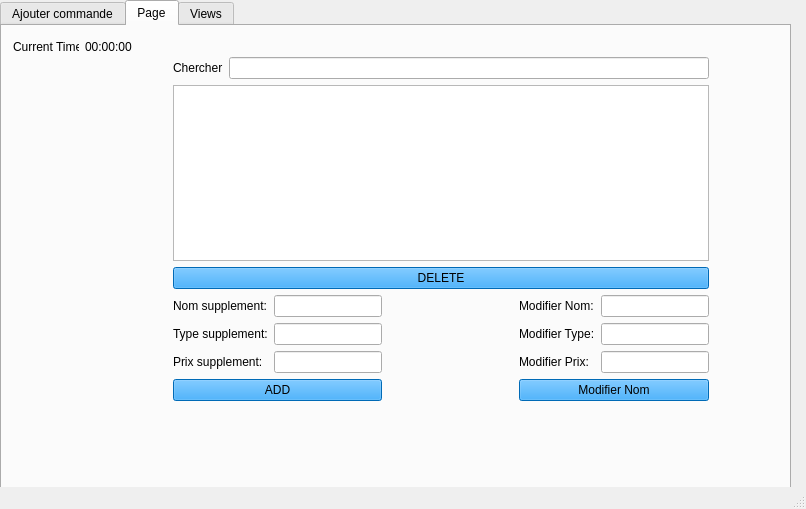
<?xml version="1.0" encoding="UTF-8"?>
<ui version="4.0">
 <class>MainWindow</class>
 <widget class="QMainWindow" name="MainWindow">
  <property name="geometry">
   <rect>
    <x>0</x>
    <y>0</y>
    <width>806</width>
    <height>509</height>
   </rect>
  </property>
  <property name="font">
   <font>
    <family>MS Shell Dlg 2</family>
   </font>
  </property>
  <property name="windowTitle">
   <string>Gestion des Clients</string>
  </property>
  <widget class="QWidget" name="Ajoutercommande">
   <widget class="QTabWidget" name="Tab_commandes">
    <property name="geometry">
     <rect>
      <x>0</x>
      <y>0</y>
      <width>791</width>
      <height>491</height>
     </rect>
    </property>
    <property name="styleSheet">
     <string notr="true">background-image: url(:/new/prefix1/folda/back.png);</string>
    </property>
    <property name="currentIndex">
     <number>1</number>
    </property>
    <widget class="QWidget" name="tab_7">
     <attribute name="title">
      <string>Ajouter commande</string>
     </attribute>
     <widget class="QTableView" name="Tab">
      <property name="geometry">
       <rect>
        <x>180</x>
        <y>80</y>
        <width>441</width>
        <height>231</height>
       </rect>
      </property>
     </widget>
     <widget class="QWidget" name="gridLayoutWidget">
      <property name="geometry">
       <rect>
        <x>260</x>
        <y>320</y>
        <width>271</width>
        <height>41</height>
       </rect>
      </property>
      <layout class="QGridLayout" name="gridLayout">
       <item row="0" column="0">
        <widget class="QPushButton" name="Supprimer">
         <property name="statusTip">
          <string extracomment="Cliquez pour supprimer"/>
         </property>
         <property name="styleSheet">
          <string notr="true">QPushButton {
background-color:#0094ff;
font: 8pt &quot;MS Shell Dlg 2&quot;;

}
QPushButton:hover
{background-color: rgb(70, 144, 255);
color :white;


}</string>
         </property>
         <property name="text">
          <string>Supprimer Commande N°:</string>
         </property>
         <property name="icon">
          <iconset>
           <normaloff>../../../../../Downloads/Final/E-Health_care_2A12-remote/folda/delete.PNG</normaloff>../../../../../Downloads/Final/E-Health_care_2A12-remote/folda/delete.PNG</iconset>
         </property>
        </widget>
       </item>
      </layout>
     </widget>
     <widget class="QWidget" name="layoutWidget_2">
      <property name="geometry">
       <rect>
        <x>0</x>
        <y>0</y>
        <width>141</width>
        <height>41</height>
       </rect>
      </property>
      <layout class="QGridLayout" name="gridLayout_4">
       <item row="0" column="3">
        <widget class="QLabel" name="lbl_time_2">
         <property name="text">
          <string>00:00:00</string>
         </property>
        </widget>
       </item>
       <item row="0" column="2">
        <spacer name="horizontalSpacer_4">
         <property name="orientation">
          <enum>Qt::Horizontal</enum>
         </property>
         <property name="sizeHint" stdset="0">
          <size>
           <width>40</width>
           <height>20</height>
          </size>
         </property>
        </spacer>
       </item>
       <item row="0" column="4">
        <spacer name="horizontalSpacer_5">
         <property name="orientation">
          <enum>Qt::Horizontal</enum>
         </property>
         <property name="sizeHint" stdset="0">
          <size>
           <width>40</width>
           <height>20</height>
          </size>
         </property>
        </spacer>
       </item>
       <item row="0" column="1">
        <widget class="QLabel" name="label_3">
         <property name="text">
          <string>Current Time:</string>
         </property>
        </widget>
       </item>
       <item row="0" column="0">
        <spacer name="horizontalSpacer_6">
         <property name="orientation">
          <enum>Qt::Horizontal</enum>
         </property>
         <property name="sizeHint" stdset="0">
          <size>
           <width>40</width>
           <height>20</height>
          </size>
         </property>
        </spacer>
       </item>
      </layout>
     </widget>
     <widget class="QWidget" name="layoutWidget_3">
      <property name="geometry">
       <rect>
        <x>180</x>
        <y>60</y>
        <width>441</width>
        <height>22</height>
       </rect>
      </property>
      <layout class="QHBoxLayout" name="horizontalLayout_8">
       <item>
        <widget class="QLabel" name="label_14">
         <property name="text">
          <string>Chercher</string>
         </property>
        </widget>
       </item>
       <item>
        <widget class="QLineEdit" name="serchcom"/>
       </item>
      </layout>
     </widget>
     <widget class="QWidget" name="">
      <property name="geometry">
       <rect>
        <x>30</x>
        <y>170</y>
        <width>141</width>
        <height>51</height>
       </rect>
      </property>
      <layout class="QVBoxLayout" name="verticalLayout_3">
       <item>
        <layout class="QHBoxLayout" name="horizontalLayout_6">
         <item>
          <widget class="QLabel" name="label_12">
           <property name="text">
            <string>Entrer Votre ID:</string>
           </property>
          </widget>
         </item>
         <item>
          <widget class="QLineEdit" name="ID_Employe"/>
         </item>
        </layout>
       </item>
       <item>
        <widget class="QPushButton" name="pushButton_5">
         <property name="text">
          <string>Nouvelle Commande</string>
         </property>
        </widget>
       </item>
      </layout>
     </widget>
    </widget>
    <widget class="QWidget" name="tab">
     <attribute name="title">
      <string>Page</string>
     </attribute>
     <widget class="QWidget" name="gridLayoutWidget_2">
      <property name="geometry">
       <rect>
        <x>560</x>
        <y>50</y>
        <width>77</width>
        <height>31</height>
       </rect>
      </property>
      <layout class="QGridLayout" name="gridLayout_7"/>
     </widget>
     <widget class="QWidget" name="layoutWidget_5">
      <property name="geometry">
       <rect>
        <x>0</x>
        <y>0</y>
        <width>141</width>
        <height>41</height>
       </rect>
      </property>
      <layout class="QGridLayout" name="gridLayout_10">
       <item row="0" column="3">
        <widget class="QLabel" name="lbl_time_3">
         <property name="text">
          <string>00:00:00</string>
         </property>
        </widget>
       </item>
       <item row="0" column="2">
        <spacer name="horizontalSpacer_10">
         <property name="orientation">
          <enum>Qt::Horizontal</enum>
         </property>
         <property name="sizeHint" stdset="0">
          <size>
           <width>40</width>
           <height>20</height>
          </size>
         </property>
        </spacer>
       </item>
       <item row="0" column="4">
        <spacer name="horizontalSpacer_11">
         <property name="orientation">
          <enum>Qt::Horizontal</enum>
         </property>
         <property name="sizeHint" stdset="0">
          <size>
           <width>40</width>
           <height>20</height>
          </size>
         </property>
        </spacer>
       </item>
       <item row="0" column="1">
        <widget class="QLabel" name="label_11">
         <property name="text">
          <string>Current Time:</string>
         </property>
        </widget>
       </item>
       <item row="0" column="0">
        <spacer name="horizontalSpacer_12">
         <property name="orientation">
          <enum>Qt::Horizontal</enum>
         </property>
         <property name="sizeHint" stdset="0">
          <size>
           <width>40</width>
           <height>20</height>
          </size>
         </property>
        </spacer>
       </item>
      </layout>
     </widget>
     <widget class="QWidget" name="">
      <property name="geometry">
       <rect>
        <x>160</x>
        <y>20</y>
        <width>558</width>
        <height>366</height>
       </rect>
      </property>
      <layout class="QVBoxLayout" name="verticalLayout_4">
       <item>
        <layout class="QHBoxLayout" name="horizontalLayout_7">
         <item>
          <widget class="QLabel" name="label_13">
           <property name="text">
            <string>Chercher</string>
           </property>
          </widget>
         </item>
         <item>
          <widget class="QLineEdit" name="serchsup"/>
         </item>
        </layout>
       </item>
       <item>
        <widget class="QTableView" name="Tab3_2"/>
       </item>
       <item>
        <widget class="QPushButton" name="Delete_sup">
         <property name="statusTip">
          <string extracomment="Cliquez pour supprimer"/>
         </property>
         <property name="styleSheet">
          <string notr="true">QPushButton {
background-color:#0094ff;
font: 8pt &quot;MS Shell Dlg 2&quot;;

}
QPushButton:hover
{background-color: rgb(70, 144, 255);
color :white;


}</string>
         </property>
         <property name="text">
          <string>DELETE</string>
         </property>
         <property name="icon">
          <iconset>
           <normaloff>../../../../../Downloads/Final/E-Health_care_2A12-remote/folda/delete.PNG</normaloff>../../../../../Downloads/Final/E-Health_care_2A12-remote/folda/delete.PNG</iconset>
         </property>
        </widget>
       </item>
       <item>
        <layout class="QHBoxLayout" name="horizontalLayout_5">
         <item>
          <layout class="QVBoxLayout" name="verticalLayout">
           <item>
            <layout class="QGridLayout" name="gridLayout_9">
             <item row="1" column="1">
              <widget class="QLineEdit" name="lineEdit_Type_supp"/>
             </item>
             <item row="0" column="0">
              <widget class="QLabel" name="label">
               <property name="text">
                <string>Nom supplement:</string>
               </property>
              </widget>
             </item>
             <item row="2" column="0">
              <widget class="QLabel" name="label_5">
               <property name="text">
                <string>Prix supplement:</string>
               </property>
              </widget>
             </item>
             <item row="0" column="1">
              <widget class="QLineEdit" name="lineEdit_nom_supp"/>
             </item>
             <item row="2" column="1">
              <widget class="QLineEdit" name="lineEdit_prix_supp"/>
             </item>
             <item row="1" column="0">
              <widget class="QLabel" name="label_4">
               <property name="text">
                <string>Type supplement:</string>
               </property>
              </widget>
             </item>
            </layout>
           </item>
           <item>
            <widget class="QPushButton" name="ADD_supp">
             <property name="styleSheet">
              <string notr="true">QPushButton {
background-color:#0094ff;
font: 8pt &quot;MS Shell Dlg 2&quot;;

}
QPushButton:hover
{background-color: rgb(70, 144, 255);
color :white;


}</string>
             </property>
             <property name="text">
              <string>ADD</string>
             </property>
             <property name="icon">
              <iconset>
               <normaloff>../../../../../Downloads/Final/E-Health_care_2A12-remote/folda/add.PNG</normaloff>../../../../../Downloads/Final/E-Health_care_2A12-remote/folda/add.PNG</iconset>
             </property>
            </widget>
           </item>
          </layout>
         </item>
         <item>
          <spacer name="horizontalSpacer_8">
           <property name="orientation">
            <enum>Qt::Horizontal</enum>
           </property>
           <property name="sizeHint" stdset="0">
            <size>
             <width>40</width>
             <height>20</height>
            </size>
           </property>
          </spacer>
         </item>
         <item>
          <spacer name="horizontalSpacer_9">
           <property name="orientation">
            <enum>Qt::Horizontal</enum>
           </property>
           <property name="sizeHint" stdset="0">
            <size>
             <width>40</width>
             <height>20</height>
            </size>
           </property>
          </spacer>
         </item>
         <item>
          <spacer name="horizontalSpacer_7">
           <property name="orientation">
            <enum>Qt::Horizontal</enum>
           </property>
           <property name="sizeHint" stdset="0">
            <size>
             <width>40</width>
             <height>20</height>
            </size>
           </property>
          </spacer>
         </item>
         <item>
          <layout class="QVBoxLayout" name="verticalLayout_2">
           <item>
            <layout class="QGridLayout" name="gridLayout_6">
             <item row="2" column="1">
              <widget class="QLineEdit" name="lineEdit_prix_sup"/>
             </item>
             <item row="0" column="0">
              <widget class="QLabel" name="label_6">
               <property name="text">
                <string>Modifier Nom:</string>
               </property>
              </widget>
             </item>
             <item row="1" column="0">
              <widget class="QLabel" name="label_8">
               <property name="text">
                <string>Modifier Type:</string>
               </property>
              </widget>
             </item>
             <item row="2" column="0">
              <widget class="QLabel" name="label_10">
               <property name="text">
                <string>Modifier Prix:</string>
               </property>
              </widget>
             </item>
             <item row="1" column="1">
              <widget class="QLineEdit" name="lineEdit_type_sup"/>
             </item>
             <item row="0" column="1">
              <widget class="QLineEdit" name="lineEdit_nom_sup"/>
             </item>
            </layout>
           </item>
           <item>
            <widget class="QPushButton" name="Modifier_Nom_sup">
             <property name="styleSheet">
              <string notr="true">QPushButton {
background-color:#0094ff;
font: 8pt &quot;MS Shell Dlg 2&quot;;

}
QPushButton:hover
{background-color: rgb(70, 144, 255);
color :white;


}</string>
             </property>
             <property name="text">
              <string>Modifier Nom</string>
             </property>
             <property name="icon">
              <iconset>
               <normaloff>../../../../../Downloads/Final/E-Health_care_2A12-remote/folda/add.PNG</normaloff>../../../../../Downloads/Final/E-Health_care_2A12-remote/folda/add.PNG</iconset>
             </property>
            </widget>
           </item>
          </layout>
         </item>
        </layout>
       </item>
      </layout>
     </widget>
    </widget>
    <widget class="QWidget" name="tab_2">
     <attribute name="icon">
      <iconset>
       <normaloff>../../../../../Downloads/Final/E-Health_care_2A12-remote/folda/add.PNG</normaloff>../../../../../Downloads/Final/E-Health_care_2A12-remote/folda/add.PNG</iconset>
     </attribute>
     <attribute name="title">
      <string>Views</string>
     </attribute>
     <widget class="QLabel" name="label_7">
      <property name="geometry">
       <rect>
        <x>20</x>
        <y>110</y>
        <width>47</width>
        <height>14</height>
       </rect>
      </property>
      <property name="text">
       <string/>
      </property>
     </widget>
     <widget class="QLabel" name="label_9">
      <property name="geometry">
       <rect>
        <x>20</x>
        <y>190</y>
        <width>47</width>
        <height>14</height>
       </rect>
      </property>
      <property name="text">
       <string/>
      </property>
     </widget>
     <widget class="QTableView" name="Tab2">
      <property name="geometry">
       <rect>
        <x>0</x>
        <y>50</y>
        <width>361</width>
        <height>151</height>
       </rect>
      </property>
     </widget>
     <widget class="QLabel" name="label_couscous">
      <property name="geometry">
       <rect>
        <x>6</x>
        <y>183</y>
        <width>41</width>
        <height>31</height>
       </rect>
      </property>
      <property name="text">
       <string/>
      </property>
     </widget>
     <widget class="QTableView" name="Tab3">
      <property name="geometry">
       <rect>
        <x>380</x>
        <y>50</y>
        <width>361</width>
        <height>151</height>
       </rect>
      </property>
     </widget>
     <widget class="QWidget" name="layoutWidget">
      <property name="geometry">
       <rect>
        <x>0</x>
        <y>0</y>
        <width>141</width>
        <height>41</height>
       </rect>
      </property>
      <layout class="QGridLayout" name="gridLayout_2">
       <item row="0" column="3">
        <widget class="QLabel" name="lbl_time">
         <property name="text">
          <string>00:00:00</string>
         </property>
        </widget>
       </item>
       <item row="0" column="2">
        <spacer name="horizontalSpacer_2">
         <property name="orientation">
          <enum>Qt::Horizontal</enum>
         </property>
         <property name="sizeHint" stdset="0">
          <size>
           <width>40</width>
           <height>20</height>
          </size>
         </property>
        </spacer>
       </item>
       <item row="0" column="4">
        <spacer name="horizontalSpacer">
         <property name="orientation">
          <enum>Qt::Horizontal</enum>
         </property>
         <property name="sizeHint" stdset="0">
          <size>
           <width>40</width>
           <height>20</height>
          </size>
         </property>
        </spacer>
       </item>
       <item row="0" column="1">
        <widget class="QLabel" name="label_2">
         <property name="text">
          <string>Current Time:</string>
         </property>
        </widget>
       </item>
       <item row="0" column="0">
        <spacer name="horizontalSpacer_3">
         <property name="orientation">
          <enum>Qt::Horizontal</enum>
         </property>
         <property name="sizeHint" stdset="0">
          <size>
           <width>40</width>
           <height>20</height>
          </size>
         </property>
        </spacer>
       </item>
      </layout>
     </widget>
     <widget class="QWidget" name="layoutWidget">
      <property name="geometry">
       <rect>
        <x>0</x>
        <y>210</y>
        <width>199</width>
        <height>25</height>
       </rect>
      </property>
      <layout class="QHBoxLayout" name="horizontalLayout">
       <item>
        <widget class="QPushButton" name="getid">
         <property name="text">
          <string>ADD PLATE</string>
         </property>
        </widget>
       </item>
       <item>
        <widget class="QLineEdit" name="qtyplat"/>
       </item>
      </layout>
     </widget>
     <widget class="QWidget" name="layoutWidget">
      <property name="geometry">
       <rect>
        <x>410</x>
        <y>280</y>
        <width>331</width>
        <height>51</height>
       </rect>
      </property>
      <layout class="QHBoxLayout" name="horizontalLayout_3">
       <item>
        <layout class="QGridLayout" name="gridLayout_8">
         <item row="0" column="0">
          <widget class="QLabel" name="label_22">
           <property name="text">
            <string>Num N°:</string>
           </property>
          </widget>
         </item>
         <item row="0" column="1">
          <widget class="QComboBox" name="IDSmodif"/>
         </item>
        </layout>
       </item>
       <item>
        <widget class="QPushButton" name="UpdateQuantity_2">
         <property name="text">
          <string>Modifer Quantite Suplment</string>
         </property>
        </widget>
       </item>
       <item>
        <widget class="QLineEdit" name="lineEdit_QTY_2"/>
       </item>
      </layout>
     </widget>
     <widget class="QWidget" name="layoutWidget">
      <property name="geometry">
       <rect>
        <x>0</x>
        <y>280</y>
        <width>361</width>
        <height>57</height>
       </rect>
      </property>
      <layout class="QHBoxLayout" name="horizontalLayout_4">
       <item>
        <layout class="QGridLayout" name="gridLayout_3">
         <item row="0" column="0">
          <widget class="QLabel" name="label_20">
           <property name="text">
            <string>Num N°:</string>
           </property>
          </widget>
         </item>
         <item row="0" column="1">
          <widget class="QComboBox" name="NUMCmodif"/>
         </item>
        </layout>
       </item>
       <item>
        <layout class="QGridLayout" name="gridLayout_5">
         <item row="1" column="1">
          <widget class="QLineEdit" name="lineEdit_QTY"/>
         </item>
         <item row="0" column="1">
          <widget class="QLineEdit" name="lineEdit_Idemploye_2"/>
         </item>
         <item row="1" column="0">
          <widget class="QPushButton" name="UpdateQuantity">
           <property name="text">
            <string>Modifier Quantite plat</string>
           </property>
          </widget>
         </item>
         <item row="0" column="0">
          <widget class="QPushButton" name="pushButton_midifier">
           <property name="styleSheet">
            <string notr="true">QPushButton {
background-color:#0094ff;
font: 8pt &quot;MS Shell Dlg 2&quot;;

}
QPushButton:hover
{background-color: rgb(70, 144, 255);
color :white;


}</string>
           </property>
           <property name="text">
            <string>Modifier Employer</string>
           </property>
           <property name="icon">
            <iconset>
             <normaloff>../../../../../Downloads/Final/E-Health_care_2A12-remote/folda/add.PNG</normaloff>../../../../../Downloads/Final/E-Health_care_2A12-remote/folda/add.PNG</iconset>
           </property>
          </widget>
         </item>
        </layout>
       </item>
      </layout>
     </widget>
     <widget class="QWidget" name="">
      <property name="geometry">
       <rect>
        <x>400</x>
        <y>210</y>
        <width>223</width>
        <height>25</height>
       </rect>
      </property>
      <layout class="QHBoxLayout" name="horizontalLayout_2">
       <item>
        <widget class="QPushButton" name="ADD_supp_4">
         <property name="text">
          <string>ADD SUPPLEMENT</string>
         </property>
        </widget>
       </item>
       <item>
        <widget class="QLineEdit" name="qtysupp"/>
       </item>
      </layout>
     </widget>
    </widget>
   </widget>
  </widget>
  <widget class="QStatusBar" name="statusBar"/>
 </widget>
 <layoutdefault spacing="6" margin="11"/>
 <resources/>
 <connections/>
</ui>
